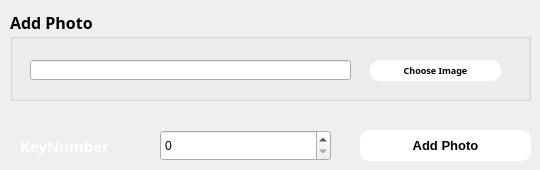
   <widget class="QWidget" name="Add_Photo">
    <attribute name="title">
     <string>Add Photo</string>
    </attribute>
    <attribute name="toolTip">
     <string>Add Photo</string>
    </attribute>
    <widget class="QGroupBox" name="ShowBox_6">
     <property name="geometry">
      <rect>
       <x>10</x>
       <y>10</y>
       <width>521</width>
       <height>91</height>
      </rect>
     </property>
     <property name="font">
      <font>
       <family>century gothic</family>
       <pointsize>12</pointsize>
       <weight>75</weight>
       <bold>true</bold>
      </font>
     </property>
     <property name="title">
      <string>Add Photo</string>
     </property>
     <widget class="QPushButton" name="ChoosePush">
      <property name="geometry">
       <rect>
        <x>360</x>
        <y>50</y>
        <width>131</width>
        <height>21</height>
       </rect>
      </property>
      <property name="styleSheet">
       <string notr="true">QPushButton {
	background:white;	
	border-radius:10px;
	font:7pt;
	font-weight:bold;
}

QPushButton:hover {
	color:white;
	background:rgba(0,0,0,0.8);
}

</string>
      </property>
      <property name="text">
       <string>Choose Image</string>
      </property>
     </widget>
     <widget class="QLineEdit" name="PhotoEdit">
      <property name="geometry">
       <rect>
        <x>20</x>
        <y>50</y>
        <width>321</width>
        <height>20</height>
       </rect>
      </property>
      <property name="font">
       <font>
        <family>century gothic</family>
        <pointsize>7</pointsize>
        <weight>75</weight>
        <bold>true</bold>
       </font>
      </property>
     </widget>
    </widget>
    <widget class="QPushButton" name="AddPhotoPush">
     <property name="geometry">
      <rect>
       <x>360</x>
       <y>130</y>
       <width>171</width>
       <height>31</height>
      </rect>
     </property>
     <property name="styleSheet">
      <string notr="true">QPushButton {
	background:white;	
	border-radius:10px;
	font:10pt;
	font-weight:bold;
}

QPushButton:hover {
	color:white;
	background:rgba(0,0,0,0.8);
}

</string>
     </property>
     <property name="text">
      <string>Add Photo</string>
     </property>
    </widget>
    <widget class="QSpinBox" name="KeyAddPhoto">
     <property name="geometry">
      <rect>
       <x>160</x>
       <y>130</y>
       <width>171</width>
       <height>31</height>
      </rect>
     </property>
    </widget>
    <widget class="QLabel" name="label_32">
     <property name="geometry">
      <rect>
       <x>20</x>
       <y>130</y>
       <width>261</width>
       <height>31</height>
      </rect>
     </property>
     <property name="font">
      <font>
       <family>century gothic</family>
       <pointsize>11</pointsize>
       <weight>75</weight>
       <bold>true</bold>
      </font>
     </property>
     <property name="styleSheet">
      <string notr="true">color:white;</string>
     </property>
     <property name="text">
      <string>KeyNumber</string>
     </property>
    </widget>
   </widget>
